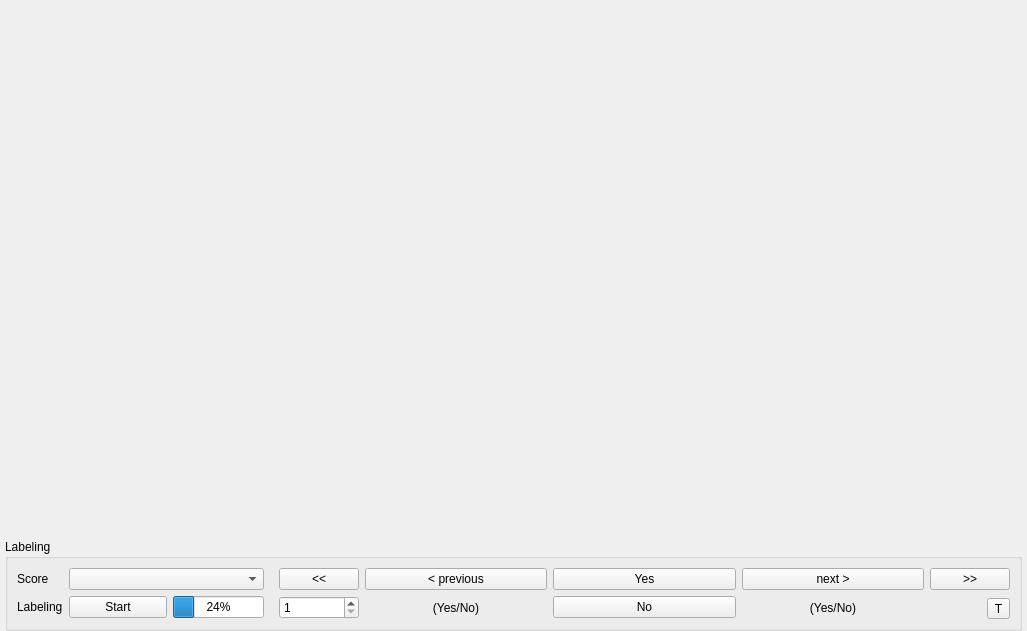
<?xml version="1.0" encoding="UTF-8"?>
<ui version="4.0">
 <class>binary</class>
 <widget class="QWidget" name="binary">
  <property name="geometry">
   <rect>
    <x>0</x>
    <y>0</y>
    <width>1027</width>
    <height>631</height>
   </rect>
  </property>
  <property name="windowTitle">
   <string>Form</string>
  </property>
  <layout class="QVBoxLayout" name="verticalLayout_2" stretch="0,0">
   <property name="leftMargin">
    <number>5</number>
   </property>
   <property name="rightMargin">
    <number>5</number>
   </property>
   <property name="bottomMargin">
    <number>0</number>
   </property>
   <item>
    <widget class="WidgetVisualize" name="widget_vis" native="true">
     <property name="sizePolicy">
      <sizepolicy hsizetype="Preferred" vsizetype="Expanding">
       <horstretch>0</horstretch>
       <verstretch>0</verstretch>
      </sizepolicy>
     </property>
    </widget>
   </item>
   <item>
    <widget class="QGroupBox" name="groupBox">
     <property name="title">
      <string>Labeling</string>
     </property>
     <layout class="QHBoxLayout" name="horizontalLayout" stretch="1,3">
      <item>
       <layout class="QFormLayout" name="formLayout">
        <item row="0" column="0">
         <widget class="QLabel" name="label_3">
          <property name="text">
           <string>Score</string>
          </property>
         </widget>
        </item>
        <item row="0" column="1">
         <widget class="QComboBox" name="comboBox_score"/>
        </item>
        <item row="1" column="0">
         <widget class="QLabel" name="label_4">
          <property name="text">
           <string>Labeling</string>
          </property>
         </widget>
        </item>
        <item row="1" column="1">
         <layout class="QHBoxLayout" name="horizontalLayout_3">
          <item>
           <widget class="QPushButton" name="pushButton_start">
            <property name="sizePolicy">
             <sizepolicy hsizetype="Expanding" vsizetype="Fixed">
              <horstretch>0</horstretch>
              <verstretch>0</verstretch>
             </sizepolicy>
            </property>
            <property name="text">
             <string>Start</string>
            </property>
           </widget>
          </item>
          <item>
           <widget class="QProgressBar" name="progressBar">
            <property name="sizePolicy">
             <sizepolicy hsizetype="Preferred" vsizetype="Fixed">
              <horstretch>0</horstretch>
              <verstretch>0</verstretch>
             </sizepolicy>
            </property>
            <property name="value">
             <number>24</number>
            </property>
           </widget>
          </item>
         </layout>
        </item>
       </layout>
      </item>
      <item>
       <widget class="QWidget" name="widget_label_keys" native="true">
        <layout class="QHBoxLayout" name="horizontalLayout_2">
         <property name="leftMargin">
          <number>9</number>
         </property>
         <property name="topMargin">
          <number>0</number>
         </property>
         <property name="rightMargin">
          <number>0</number>
         </property>
         <property name="bottomMargin">
          <number>0</number>
         </property>
         <item>
          <layout class="QVBoxLayout" name="verticalLayout_6">
           <item>
            <widget class="QPushButton" name="pushButton_fast_prev">
             <property name="toolTip">
              <string>Skip to last unlabeled event</string>
             </property>
             <property name="text">
              <string>&lt;&lt;</string>
             </property>
            </widget>
           </item>
           <item>
            <widget class="QSpinBox" name="spinBox_jump_to">
             <property name="toolTip">
              <string>Event index, edit to jump to event</string>
             </property>
             <property name="minimum">
              <number>1</number>
             </property>
            </widget>
           </item>
          </layout>
         </item>
         <item>
          <layout class="QVBoxLayout" name="verticalLayout_3">
           <item>
            <widget class="QPushButton" name="pushButton_prev">
             <property name="sizePolicy">
              <sizepolicy hsizetype="Expanding" vsizetype="Fixed">
               <horstretch>0</horstretch>
               <verstretch>0</verstretch>
              </sizepolicy>
             </property>
             <property name="text">
              <string>&lt; previous</string>
             </property>
            </widget>
           </item>
           <item>
            <widget class="QLabel" name="label_score_prev">
             <property name="text">
              <string>(Yes/No)</string>
             </property>
             <property name="alignment">
              <set>Qt::AlignCenter</set>
             </property>
            </widget>
           </item>
          </layout>
         </item>
         <item>
          <layout class="QVBoxLayout" name="verticalLayout">
           <item>
            <widget class="QPushButton" name="pushButton_yes">
             <property name="sizePolicy">
              <sizepolicy hsizetype="Expanding" vsizetype="Fixed">
               <horstretch>0</horstretch>
               <verstretch>0</verstretch>
              </sizepolicy>
             </property>
             <property name="text">
              <string>Yes</string>
             </property>
            </widget>
           </item>
           <item>
            <widget class="QPushButton" name="pushButton_no">
             <property name="text">
              <string>No</string>
             </property>
            </widget>
           </item>
          </layout>
         </item>
         <item>
          <layout class="QVBoxLayout" name="verticalLayout_4">
           <item>
            <widget class="QPushButton" name="pushButton_next">
             <property name="sizePolicy">
              <sizepolicy hsizetype="Expanding" vsizetype="Fixed">
               <horstretch>0</horstretch>
               <verstretch>0</verstretch>
              </sizepolicy>
             </property>
             <property name="text">
              <string>next &gt;</string>
             </property>
            </widget>
           </item>
           <item>
            <widget class="QLabel" name="label_score_next">
             <property name="text">
              <string>(Yes/No)</string>
             </property>
             <property name="alignment">
              <set>Qt::AlignCenter</set>
             </property>
            </widget>
           </item>
          </layout>
         </item>
         <item>
          <layout class="QVBoxLayout" name="verticalLayout_5">
           <item alignment="Qt::AlignTop">
            <widget class="QPushButton" name="pushButton_fast_next">
             <property name="toolTip">
              <string>Skip to next unlabeled event</string>
             </property>
             <property name="text">
              <string>&gt;&gt;</string>
             </property>
            </widget>
           </item>
           <item alignment="Qt::AlignRight|Qt::AlignBottom">
            <widget class="QToolButton" name="toolButton_reset">
             <property name="toolTip">
              <string>Reset label for current event</string>
             </property>
             <property name="text">
              <string>T</string>
             </property>
            </widget>
           </item>
          </layout>
         </item>
        </layout>
       </widget>
      </item>
     </layout>
    </widget>
   </item>
  </layout>
 </widget>
 <customwidgets>
  <customwidget>
   <class>WidgetVisualize</class>
   <extends>QWidget</extends>
   <header>dctag.gui.widget_vis</header>
   <container>1</container>
  </customwidget>
 </customwidgets>
 <resources/>
 <connections/>
</ui>
